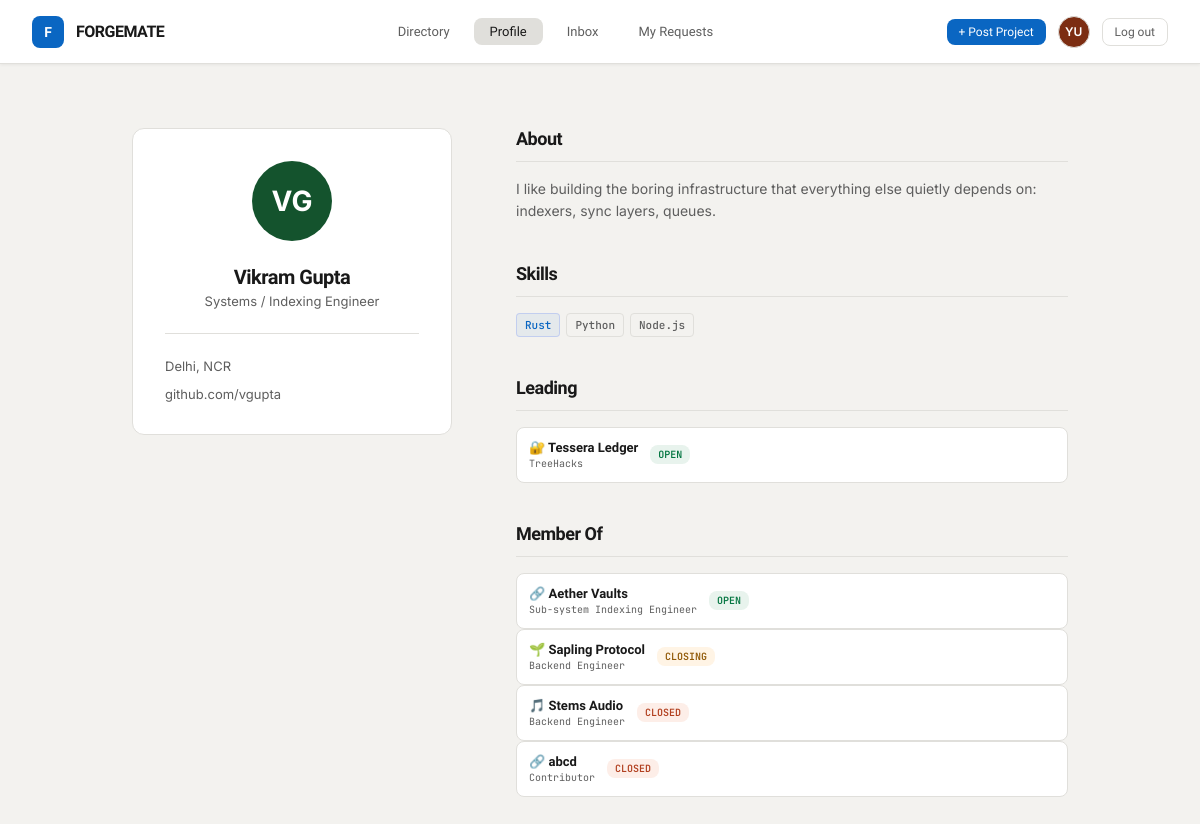
The app's page /profile/vikramgupta (signed in) with its own data.
### models.py (models this page shows, shortened)
class User(UserMixin, db.Model):
    id = db.Column(db.Integer, primary_key=True)
    username = db.Column(db.String(50), unique=True, nullable=False)
    email = db.Column(db.String(120), unique=True, nullable=False)
    password_hash = db.Column(db.String(255), nullable=False)
    full_name = db.Column(db.String(120))
    role_title = db.Column(db.String(150), default="")
    location = db.Column(db.String(120), default="")
    github_url = db.Column(db.String(200), default="")
    website_url = db.Column(db.String(200), default="")
    bio = db.Column(db.Text, default="")
    created_at = db.Column(db.DateTime, default=datetime.utcnow)
    skills = db.relationship(
        "Skill", backref="user", cascade="all, delete-orphan", lazy="dynamic"
    )
    led_projects = db.relationship(
        "Project", backref="lead", foreign_keys="Project.lead_id", lazy="dynamic"
    )
    memberships = db.relationship(
        "ProjectMember", backref="user", cascade="all, delete-orphan", lazy="dynamic"
    )
    @property
    def display_name(self):
        return self.full_name or self.username
    @property
    def initials(self):
        parts = [p for p in self.display_name.split() if p]
        if not parts:
            return "?"
        if len(parts) == 1:
            return parts[0][:2].upper()
        return (parts[0][0] + parts[1][0]).upper()
    @property
    def avatar_color(self):
        palette = ["#0038FF", "#14532D", "#7C2D12", "#55555C", "#0F0F11"]
        return palette[self.id % len(palette)]
    @property
    def pending_inbox_count(self):
        return JoinRequest.query.join(Project).filter(
            Project.lead_id == self.id, JoinRequest.status == "pending"
        ).count()

class Skill(db.Model):
    id = db.Column(db.Integer, primary_key=True)
    user_id = db.Column(db.Integer, db.ForeignKey("user.id"), nullable=False)
    name = db.Column(db.String(50), nullable=False)
    level = db.Column(db.String(20), default="mid")  # expert / mid / beginner

class Project(db.Model):
    id = db.Column(db.Integer, primary_key=True)
    title = db.Column(db.String(150), nullable=False)
    description = db.Column(db.Text, default="")
    event = db.Column(db.String(150), default="")
    tags = db.Column(db.String(300), default="")  # comma separated
    icon_emoji = db.Column(db.String(10), default="🔗")
    lead_id = db.Column(db.Integer, db.ForeignKey("user.id"), nullable=False)
    created_at = db.Column(db.DateTime, default=datetime.utcnow)
    manual_status = db.Column(db.String(20), default="")  # "", "open", "closing", "full"
    max_members = db.Column(db.Integer, default=None)     # total team size cap (includes lead)
    roles = db.relationship(
        "ProjectRole", backref="project", cascade="all, delete-orphan", lazy="dynamic"
    )
    members = db.relationship(
        "ProjectMember", backref="project", cascade="all, delete-orphan", lazy="dynamic"
    )
    requests = db.relationship(
        "JoinRequest", backref="project", cascade="all, delete-orphan", lazy="dynamic"
    )
    @property
    def open_roles(self):
        return self.roles.filter_by(filled=False).all()
    @property
    def spots_open(self):
        current = self.members.count() + 1  # +1 for lead
        if self.max_members is not None:
            return max(0, self.max_members - current)
        return len(self.open_roles)
    @property
    def status(self):
        if self.manual_status in ("open", "closing", "full"):
            return self.manual_status
        remaining = self.spots_open
        if remaining <= 0:
            return "full"
        if remaining == 1:
            return "closing"
        return "open"
    @property
    def status_label(self):
        return {"open": "OPEN", "closing": "CLOSING", "full": "CLOSED"}.get(self.status, self.status.upper())

class ProjectMember(db.Model):
    id = db.Column(db.Integer, primary_key=True)
    project_id = db.Column(db.Integer, db.ForeignKey("project.id"), nullable=False)
    user_id = db.Column(db.Integer, db.ForeignKey("user.id"), nullable=False)
    role_label = db.Column(db.String(150), default="")
    is_lead = db.Column(db.Boolean, default=False)
    joined_at = db.Column(db.DateTime, default=datetime.utcnow)

### app.py (the view)
@app.route("/profile/<username>")
@login_required
def view_profile(username):
    user = User.query.filter_by(username=username).first_or_404()
    led_projects = user.led_projects.order_by(Project.created_at.desc()).all()
    memberships = ProjectMember.query.filter_by(user_id=user.id).all()
    return render_template(
        "profile.html",
        profile_user=user,
        led_projects=led_projects,
        memberships=memberships,
        is_own=(user.id == current_user.id),
    )

### app.py (called while the page is built)
@login_manager.user_loader
def load_user(user_id):
    return User.query.get(int(user_id))

@app.context_processor
def inject_active_page():
    section_map = {
        "directory": "directory", "project_detail": "directory", "new_project": "directory",
        "my_profile": "profile", "view_profile": "profile", "edit_profile": "profile",
        "inbox": "inbox",
        "my_requests": "my_requests",
    }
    return {"active_page": section_map.get(request.endpoint, "")}

### templates/profile.html (shortened to what this page needs)
{% extends "base.html" %}
{% block content %}
<div class="profile-container">
  <aside class="profile-sidebar-card">
    <div class="profile-avatar-large" style="background:{{ profile_user.avatar_color }};">{{ profile_user.initials }}</div>
    <div class="profile-name">{{ profile_user.display_name }}</div>
    {% if profile_user.role_title %}<div class="profile-role">{{ profile_user.role_title }}</div>{% endif %}
    <div class="profile-meta-block">
      {% if profile_user.location %}<div class="profile-meta-row">{{ profile_user.location }}</div>{% endif %}
      {% if profile_user.github_url %}<div class="profile-meta-row"><a href="{{ profile_user.github_url }}" target="_blank" rel="noopener">{{ profile_user.github_url }}</a></div>{% endif %}
    </div>
  </aside>
  <div class="profile-body">
    {% if profile_user.bio %}
    <div>
      <div class="profile-block-title">About</div>
      <p style="font-size:14px; color:var(--text-sec); line-height:1.6;">{{ profile_user.bio }}</p>
    </div>
    {% endif %}
    <div>
      <div class="profile-block-title">Skills</div>
      {% set skills_list = profile_user.skills.all() %}
      {% if skills_list %}
      <div class="skills-cloud">
        {% for s in skills_list %}
        <span class="skill-pill {{ s.level }}">{{ s.name }}</span>
        {% endfor %}
      </div>
      {% else %}
      <p class="proj-sub-text">No skills listed yet.</p>
      {% endif %}
    </div>
    <div>
      <div class="profile-block-title">Leading</div>
      {% if led_projects %}
      {% for p in led_projects %}
      <a class="project-mini" href="{{ url_for('project_detail', project_id=p.id) }}">
        <div>
          <div class="project-mini-title">{{ p.icon_emoji }} {{ p.title }}</div>
          <div class="project-mini-role">{{ p.event }}</div>
        </div>
        <span class="badge badge-{{ p.status }}">{{ p.status_label }}</span>
      </a>
      {% endfor %}
      {% else %}
      <p class="proj-sub-text">Not leading any projects yet.</p>
      {% endif %}
    </div>
    <div>
      <div class="profile-block-title">Member Of</div>
      {% if memberships %}
      {% for m in memberships %}
      <a class="project-mini" href="{{ url_for('project_detail', project_id=m.project.id) }}">
        <div>
          <div class="project-mini-title">{{ m.project.icon_emoji }} {{ m.project.title }}</div>
          <div class="project-mini-role">{{ m.role_label }}</div>
        </div>
        <span class="badge badge-{{ m.project.status }}">{{ m.project.status_label }}</span>
      </a>
      {% endfor %}
      {% else %}
      <p class="proj-sub-text">Not a member of any other team yet.</p>
      {% endif %}
    </div>
  </div>
</div>
{% endblock %}

### templates/base.html (shortened to what this page needs)
<!DOCTYPE html>
<html lang="en">
<head>
<link rel="stylesheet" href="{{ url_for('static', filename='css/style.css') }}">
</head>
<body>
<nav>
  <a class="nav-logo" href="{{ url_for('landing') }}">
    <div class="nav-logo-icon">F</div>
    <span class="nav-logo-text">FORGEMATE</span>
  </a>
  {% if current_user.is_authenticated %}
  <div class="nav-links">
    <a class="nav-link {{ 'active' if active_page=='directory' }}" href="{{ url_for('directory') }}">Directory</a>
    <a class="nav-link {{ 'active' if active_page=='profile' }}" href="{{ url_for('my_profile') }}">Profile</a>
    <a class="nav-link {{ 'active' if active_page=='inbox' }}" href="{{ url_for('inbox') }}">
      Inbox
    </a>
    <a class="nav-link {{ 'active' if active_page=='my_requests' }}" href="{{ url_for('my_requests') }}">My Requests</a>
  </div>
  <div class="nav-actions">
    <a class="btn btn-primary btn-sm" href="{{ url_for('new_project') }}">+ Post Project</a>
    <a class="nav-avatar" style="background:{{ current_user.avatar_color }};" href="{{ url_for('my_profile') }}" title="{{ current_user.display_name }}">{{ current_user.initials }}</a>
    <a class="btn btn-ghost btn-sm" href="{{ url_for('logout') }}">Log out</a>
  </div>
  {% else %}
  <div class="nav-links"></div>
  <div class="nav-actions">
    <a class="btn btn-ghost btn-sm" href="{{ url_for('login') }}">Log in</a>
    <a class="btn btn-primary btn-sm" href="{{ url_for('register') }}">Sign up free →</a>
  </div>
  {% endif %}
</nav>
<div class="page">
  {% block content %}{% endblock %}
</div>
</body>
</html>

### records on screen
User: initials "YU"
User: initials "VG", display_name "Vikram Gupta", role_title "Systems / Indexing Engineer", location "Delhi, NCR", github_url "github.com/vgupta", bio "I like building the boring infrastructure that everything else quietly depends on: indexers, sync layers, queues."
Skill: name "Rust"
Skill: name "Python"
Skill: name "Node.js"
Project: icon_emoji "🔐", title "Tessera Ledger", event "TreeHacks", status_label "OPEN"
ProjectMember: project.icon_emoji "🔗", project "Aether Vaults", role_label "Sub-system Indexing Engineer", project.status_label "OPEN"
ProjectMember: project.icon_emoji "🌱", project "Sapling Protocol", role_label "Backend Engineer", project.status_label "CLOSING"
ProjectMember: project.icon_emoji "🎵", project "Stems Audio", role_label "Backend Engineer", project.status_label "CLOSED"
ProjectMember: project.icon_emoji "🔗", project "abcd", role_label "Contributor", project.status_label "CLOSED"
